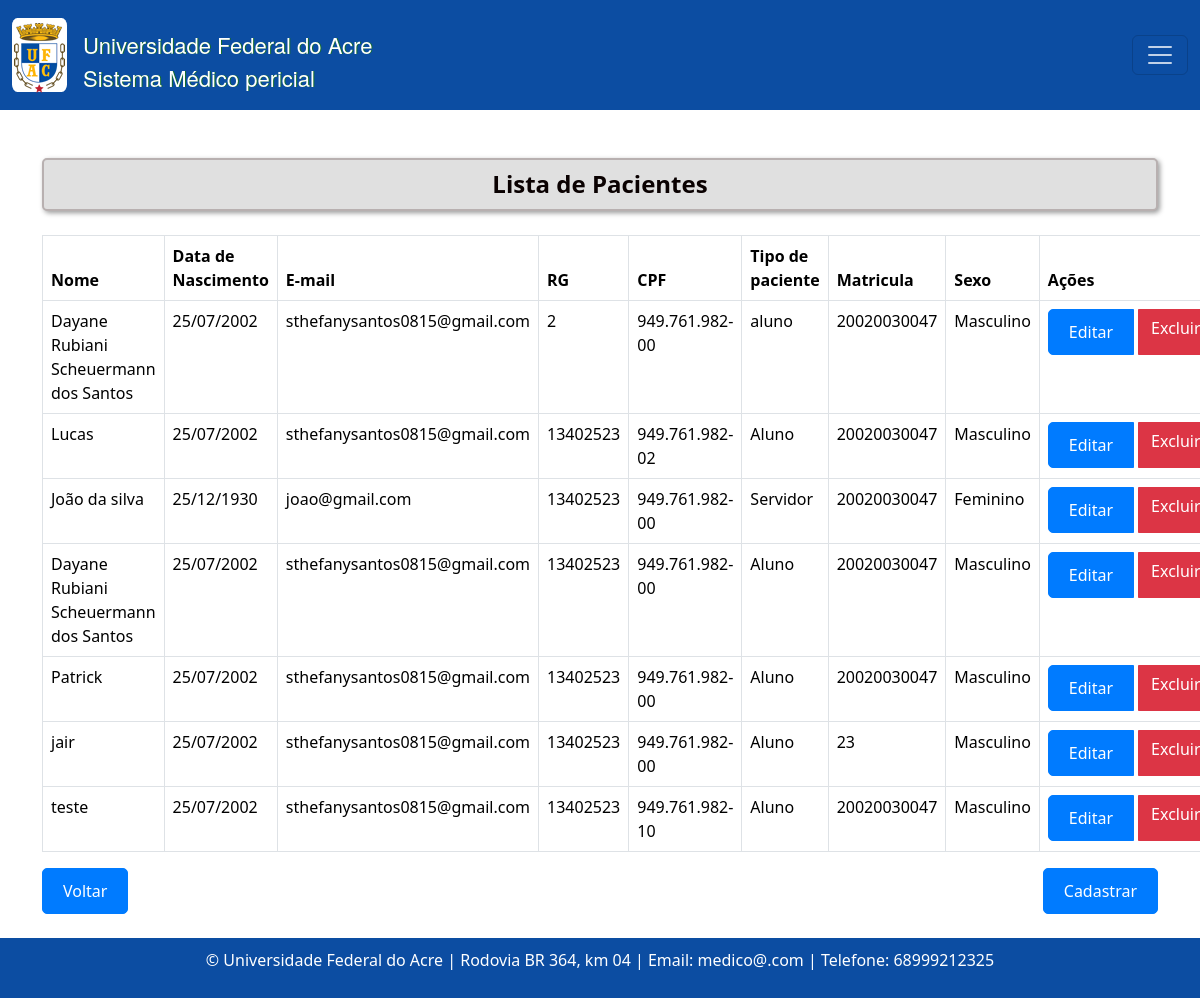
The app's page /pacientes/ with its own data.
### consulta/models.py (models this page shows, shortened)
class Paciente(models.Model):
    nome = models.CharField(max_length=100)
    data_nascimento = models.DateField()
    email = models.EmailField()
    rg = models.CharField(max_length=20)
    cpf = models.CharField(max_length=14)
    sexo = models.CharField(max_length=1, choices=[('M', 'Masculino'), ('F', 'Feminino')])
    matricula = models.CharField(max_length=20)
    TIPO_PACIENTE_CHOICES = [
        ('Aluno', 'Aluno'),
        ('Servidor', 'Servidor'),
        ('Outro', 'Outro'),
    ]
    tipo_paciente = models.CharField(max_length=20, choices=TIPO_PACIENTE_CHOICES)
    cargo_funcao = models.CharField(max_length=50, default='', blank=True, null=True,)
    cep = models.CharField(max_length=9)
    cidade = models.CharField(max_length=50)
    bairro = models.CharField(max_length=50, default='')
    uf = models.CharField(max_length=2)
    numero = models.CharField(max_length=10)
    ddd_telefone = models.CharField(max_length=3)
    complemento = models.CharField(max_length=100, blank=True, null=True, default='')  # Adicionando o valor padrão aqui

### consulta/views.py (the view)
# urls.py: path('pacientes/', listar_pacientes, name= 'pacienteListagem' ),
def listar_pacientes(request):
    pacientes = Paciente.objects.all()
    return render(request, 'consultas/listagem_pacientes.html', {'pacientes': pacientes})

### templates/consultas/listagem_pacientes.html (shortened to what this page needs)
{% extends "base.html" %}
{% block content %}
  <h4 class="text-center mb-4 custom-title">Lista de Pacientes</h4>
  <table class="table table-bordered">
    <thead>
      <tr>
        <th>Nome</th>
        <th>Data de Nascimento</th>
        <th>E-mail</th>
        <th>RG</th>
        <th>CPF</th>
        <th>Tipo de paciente</th>
        <th>Matricula</th>
        <th>Sexo</th>
        <th>Ações</th>
      </tr>
    </thead>
    <tbody>
      {% for paciente in pacientes %}
      <tr class="paciente-row">
        <td>{{ paciente.nome }}</td>
        <td>{{ paciente.data_nascimento | date:"d/m/Y "}}</td>
        <td>{{ paciente.email }}</td>
        <td>{{ paciente.rg }}</td>
        <td>{{ paciente.cpf }}</td>
        <td>{{ paciente.tipo_paciente }}</td>
        <td>{{ paciente.matricula }}</td>
        <td>{{ paciente.get_sexo_display }}</td>
        <td>
          <div class="btn-group" role="group" aria-label="Ações">
            <a href="{% url 'pacienteEditar' paciente.id %}" class="btn btn-primary">Editar</a>
            <a href="{% url 'pacienteExcluir' paciente.id %}" class="btn btn-danger ms-1">Excluir</a>
        </div>
        </td>
      </tr>
      {% endfor %}
    </tbody>
  </table>
  <div class="d-flex justify-content-between">
    <a class="btn btn-primary" href="{% url 'home' %}">Voltar</a>
    <a class="btn btn-primary" href="{% url 'pacienteCreate'  %}">Cadastrar</a>
  </div>
{% endblock %}

### static/css/estilos.css (style rules this page uses)
* { scroll-behavior: smooth ; }
.custom-title { font-size: 24px; font-weight: bold; color: #0a0101; background-color: #e0e0e0; padding: 10px; border: 2px solid #b8b0b0; border-radius: 5px; box-shadow: 2px 2px 5px #9b9b9b; margin-bottom: 5px; }
.btn-primary { background-color: #007bff; color: #fff; border: 1px solid #007bff; border-radius: 5px; padding: 10px 20px; text-decoration: none; display: inline-block; transition: background-color 0.3s ease; }

### records on screen
Paciente: nome "Dayane Rubiani Scheuermann dos Santos", data_nascimento "25/07/2002", email "sthefanysantos0815@gmail.com", rg "2", cpf "949.761.982-00", tipo_paciente "aluno", matricula "20020030047", sexo "Masculino"
Paciente: nome "Lucas", data_nascimento "25/07/2002", email "sthefanysantos0815@gmail.com", rg "13402523", cpf "949.761.982-02", tipo_paciente "Aluno", matricula "20020030047", sexo "Masculino"
Paciente: nome "João da silva", data_nascimento "25/12/1930", email "joao@gmail.com", rg "13402523", cpf "949.761.982-00", tipo_paciente "Servidor", matricula "20020030047", sexo "Feminino"
Paciente: nome "Dayane Rubiani Scheuermann dos Santos", data_nascimento "25/07/2002", email "sthefanysantos0815@gmail.com", rg "13402523", cpf "949.761.982-00", tipo_paciente "Aluno", matricula "20020030047", sexo "Masculino"
Paciente: nome "Patrick", data_nascimento "25/07/2002", email "sthefanysantos0815@gmail.com", rg "13402523", cpf "949.761.982-00", tipo_paciente "Aluno", matricula "20020030047", sexo "Masculino"
Paciente: nome "jair", data_nascimento "25/07/2002", email "sthefanysantos0815@gmail.com", rg "13402523", cpf "949.761.982-00", tipo_paciente "Aluno", matricula "23", sexo "Masculino"
Paciente: nome "teste", data_nascimento "25/07/2002", email "sthefanysantos0815@gmail.com", rg "13402523", cpf "949.761.982-10", tipo_paciente "Aluno", matricula "20020030047", sexo "Masculino"
